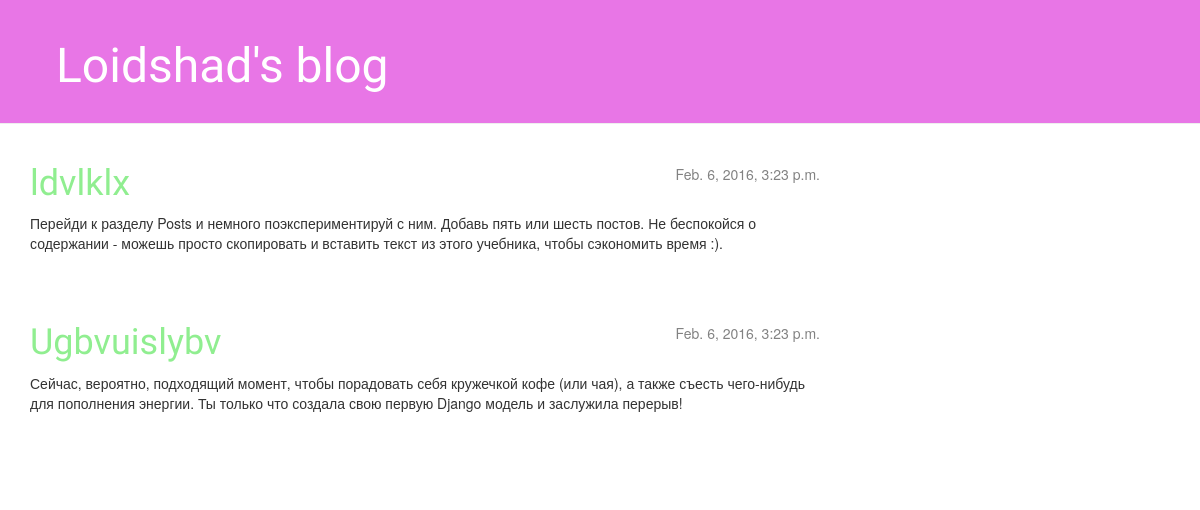
The app's page /, older data.
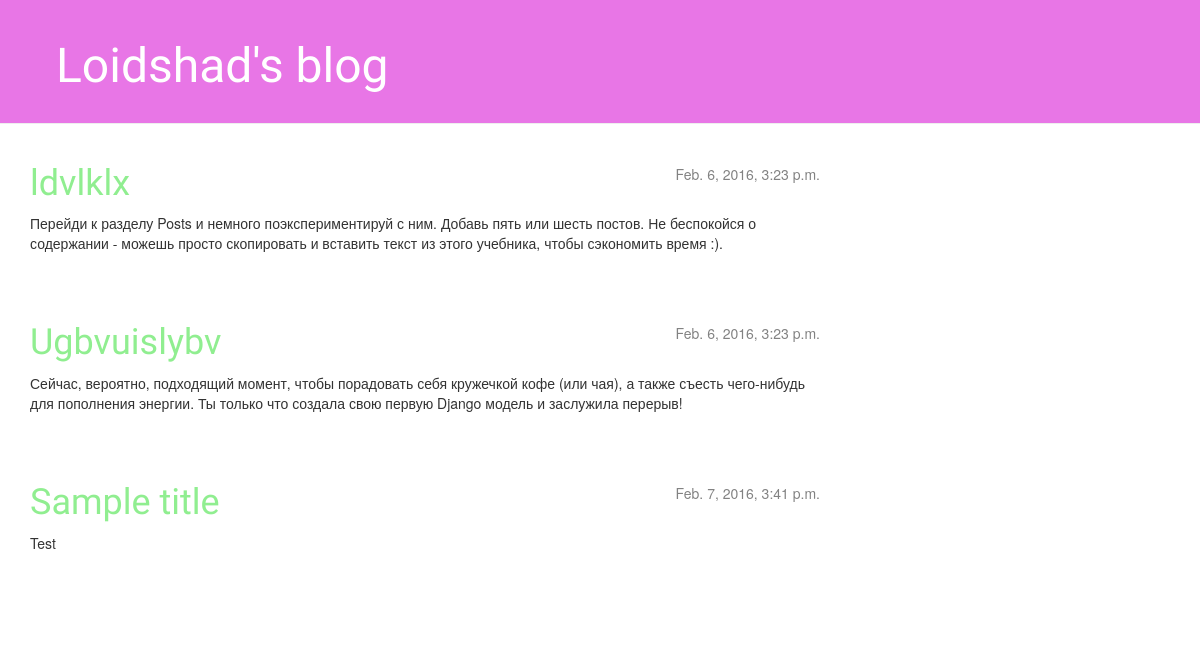
The same page, newer data.
### blog/models.py (models this page shows, shortened)
class Post(models.Model):
    author = models.ForeignKey('auth.User')
    title = models.CharField(max_length=200)
    text = models.TextField()
    created_date = models.DateTimeField(
            default=timezone.now)
    published_date = models.DateTimeField(
            blank=True, null=True)

### blog/views.py (the view)
# urls.py: url(r'^$', views.post_list, name='post_list'),
def post_list(request):
	posts = Post.objects.filter(published_date__lte=timezone.now()).order_by('published_date')
	return render(request, 'blog/post_list.html', {'posts': posts})

### blog/templates/blog/post_list.html
{% extends 'blog/base.html' %}
{% block content %}
    {% for post in posts %}
    <div class="post">
        <div class="date">
            {{ post.published_date }}
        </div>
        <h1><a href="{% url 'post_detail' pk=post.pk %}">{{ post.title }}</a></h1>
        <p>{{ post.text|linebreaks }}</p>
    </div>
    {% endfor %}
{% endblock content %}

Row changes from the older to the newer data that the page shows:
added Post: published_date "Feb. 7, 2016, 3:41 p.m.", title "Sample title", text "Test"
